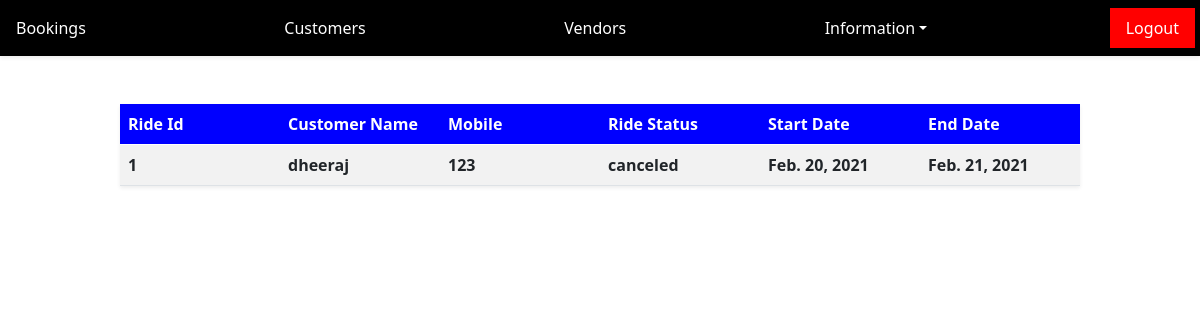
Screenshot of /customer/canceled-bookings/ (signed in) with the database file from the repository.
### customer/models.py (models this page shows)
class MyRides(models.Model):
	Ride_status=(('ongoing','ONGOING'),('completed','COMPLETED'),('canceled','CANCELED'),('upcoming','UPCOMING'))
	ride_id 			   =		models.CharField(max_length=120)
	customer 			   =		models.ForeignKey(CustomerProfile,on_delete=models.CASCADE)
	bike 				   =		models.ForeignKey(BikeDetails,on_delete=models.CASCADE)
	ride_status 		   =		models.CharField(max_length=120,choices=Ride_status)
	start_date 			   =		models.DateField()
	end_date 			   =		models.DateField()
	canceled 			   =		models.BooleanField(default=False)
	review 				   =		models.CharField(max_length=1200)

class CustomerProfile(models.Model):
	user 					=		models.OneToOneField(User,on_delete=models.CASCADE)
	name 					=		models.CharField(max_length=120)
	mobile 					=		models.CharField(max_length=120)
	whatsapp_number 		=		models.CharField(max_length=120)
	email 					=		models.EmailField(unique=True)
	city 					=		models.CharField(max_length=120)
	state 					=		models.CharField(max_length=120)
	photo 					=		models.FileField(upload_to='CustomerProfileImages/')
	def __str__(self):
		return self.name

### vendor/models.py (models this page shows)
class BikeDetails(models.Model):
	question_choices =(('yes','YES'),('no','NO'))
	vendor 							=		models.ForeignKey(VendorProfile,on_delete=models.CASCADE)
	bike_registraton_number 		=		models.CharField(max_length=120)
	year_of_registration 			=		models.CharField(max_length=120)
	date_of_registration 			=		models.DateField()
	bike_company 					=		models.ForeignKey(BikeCompany,on_delete=models.CASCADE)
	bike_model_name 				=		models.ForeignKey(BikeModel,on_delete=models.CASCADE)
	engine_cc 						=		models.CharField(max_length=120)
	ABS 							=		models.CharField(max_length=120,choices=question_choices)
	tubeless_tyre 					=		models.CharField(max_length=120,choices=question_choices)
	luggage_carrier 				=		models.CharField(max_length=120,choices=question_choices)
	mobiler_holder_and_charger  	=		models.CharField(max_length=120,choices=question_choices)
	color 							=		models.CharField(max_length=120)
	road_tax_validity 				=		models.CharField(max_length=120)
	road_tax_document 				=		models.FileField(upload_to='road_tax_document/')
	pollution_validity 				=		models.CharField(max_length=120)
	pollution_validity_document 	=		models.FileField(upload_to='pollution_validity_document/')
	insurance_validity              =		models.CharField(max_length=120)
	insurance_validity_document 	=		models.FileField(upload_to='insurance_validity_document/')
	registration_validity    		=		models.CharField(max_length=120)
	registration_validity_document 	=		models.FileField(upload_to='registration_validity_document/')
	rent_per_day 					=		models.IntegerField()
	rent_per_day_for_more_than_6_days =		models.IntegerField()
	rent_per_day_for_group 			=		models.IntegerField()
	approved 						=		models.BooleanField(default=False)
	ready 							=		models.BooleanField(default=False)
	already_booked 					=		models.BooleanField(default=False)
	def __str__(self):
		return self.bike_registraton_number

### customer/views.py (the view)
# urls.py: path('canceled-bookings/',canceled_bookings,name='canceled-bookings'),
@login_required(login_url="login")
def canceled_bookings(request):
	query 		=		MyRides.objects.filter(ride_status='canceled')
	return render(request,'bookings.html',{'ls':query})

### customer/templates/bookings.html
{% include 'index.html' %}
{% block content %}
<div>
	<center>
		<div>
				<table class="table table-striped mt-5 shadow-sm" style="border-collapse:collapse; table-layout:fixed; width: 80%">
					<thead>
						<tr>
							<th style="background-color: blue;color: #fff">Ride Id</th>
							<th style="background-color: blue;color: #fff">Customer Name</th>
							<th style="background-color: blue;color: #fff">Mobile</th>
							<th style="background-color: blue;color: #fff">Ride Status</th>
							<th style="background-color: blue;color: #fff">Start Date</th>
							<th style="background-color: blue;color: #fff">End Date</th>
						</tr>
					</thead>
					<tbody>
						{% for ls in ls %}
							<tr>
								<th>{{ ls.ride_id }}</th>
								<th>{{ ls.customer }}</th>
								<th>{{ ls.bike }}</th>
								<th>{{ ls.ride_status }}</th>
								<th>{{ ls.start_date }}</th>
								<th>{{ ls.end_date }}</th>
							</tr>
						{% endfor %}
					</tbody>
				</table>
		</div>
	</center>
</div>
{% endblock %}

### rows the page displays
MyRides: ride_id "1", customer "dheeraj", bike "123", ride_status "canceled", start_date "Feb. 20, 2021", end_date "Feb. 21, 2021"
